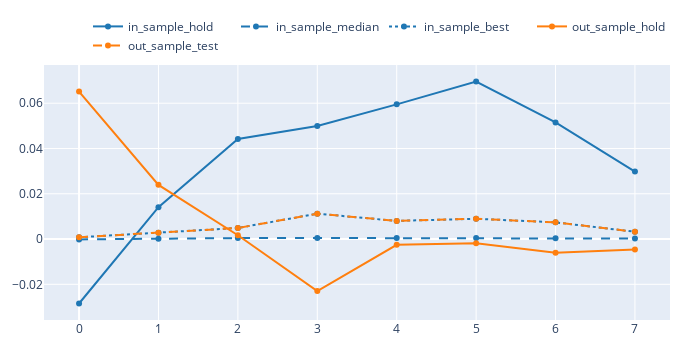

This figure's notebook cell:
### Code cell
cv_results_df = pd.DataFrame({
    'in_sample_hold': in_hold_elr.values,
    #'in_sample_median': in_elr.groupby('split_idx').median().values,
    'in_sample_best': in_elr[in_best_index].values,
    'out_sample_hold': out_hold_elr.values,
    #'out_sample_median': out_elr.groupby('split_idx').median().values,
    'out_sample_test': out_test_elr.values
})

cv_results_df.vbt.plot(
    trace_kwargs=[
        dict(line_color=vbt.settings.color_schema['blue']),
        dict(line_color=vbt.settings.color_schema['blue'], line_dash='dash'),
        dict(line_color=vbt.settings.color_schema['blue'], line_dash='dot'),
        dict(line_color=vbt.settings.color_schema['orange']),
        dict(line_color=vbt.settings.color_schema['orange'], line_dash='dash'),
        dict(line_color=vbt.settings.color_schema['orange'], line_dash='dot')
    ]
).show()

### Figure 1 — Plotly figure (JSON) as saved in the notebook; plotly's stock layout.template omitted (floating-point values rounded to 4 significant figures)
{"data": [{"line": {"color": "#1f77b4"}, "name": "in_sample_hold", "showlegend": true, "type": "scatter", "uid": "712df908-d3fc-47fd-88ba-d83ccd9e4258", "x": [0, 1, 2, 3, 4, 5, 6, 7], "y": [-0.02847, 0.0141, 0.04423, 0.04994, 0.0595, 0.06959, 0.0515, 0.02981]}, {"line": {"color": "#1f77b4", "dash": "dash"}, "name": "in_sample_median", "showlegend": true, "type": "scatter", "uid": "1976a789-ea75-4d55-82ae-6cb104e3443a", "x": [0, 1, 2, 3, 4, 5, 6, 7], "y": [-0.0001556, 0.0001833, 0.0004197, 0.0004573, 0.0004435, 0.0004702, 0.0003033, 0.0001881]}, {"line": {"color": "#1f77b4", "dash": "dot"}, "name": "in_sample_best", "showlegend": true, "type": "scatter", "uid": "96da677b-77c2-4df8-8c52-21d9ba89f751", "x": [0, 1, 2, 3, 4, 5, 6, 7], "y": [0.0007835, 0.002778, 0.004884, 0.0112, 0.008017, 0.008951, 0.007368, 0.003215]}, {"line": {"color": "#ff7f0e"}, "name": "out_sample_hold", "showlegend": true, "type": "scatter", "uid": "5a2c007f-aac4-422a-bd15-09c4db324862", "x": [0, 1, 2, 3, 4, 5, 6, 7], "y": [0.06514, 0.02393, 0.001694, -0.02299, -0.00257, -0.001894, -0.006072, -0.004648]}, {"line": {"color": "#ff7f0e", "dash": "dash"}, "name": "out_sample_test", "showlegend": true, "type": "scatter", "uid": "ef1e3085-8ee4-47aa-a863-79189d1ab438", "x": [0, 1, 2, 3, 4, 5, 6, 7], "y": [0.0007835, 0.002778, 0.004884, 0.0112, 0.008017, 0.008951, 0.007368, 0.003215]}], "layout": {"height": 350, "legend": {"orientation": "h", "traceorder": "normal", "x": 1, "xanchor": "right", "y": 1.02, "yanchor": "bottom"}, "margin": {"b": 30, "l": 30, "r": 30, "t": 30}, "width": 700}}
